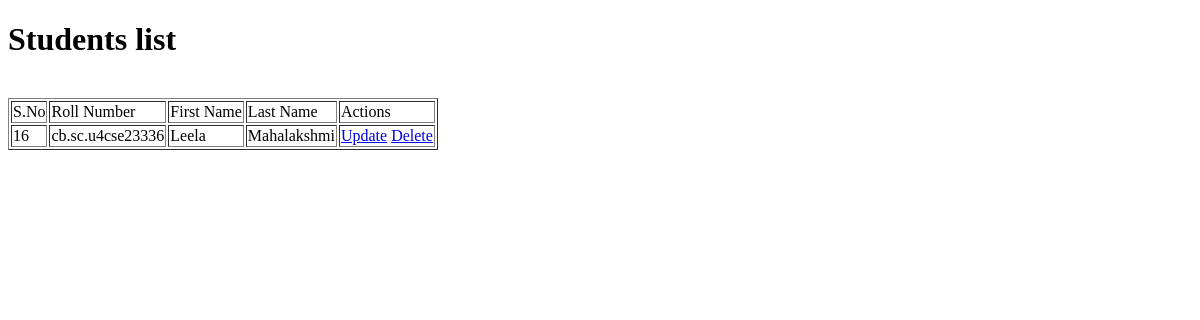
Before: / with the older database file.
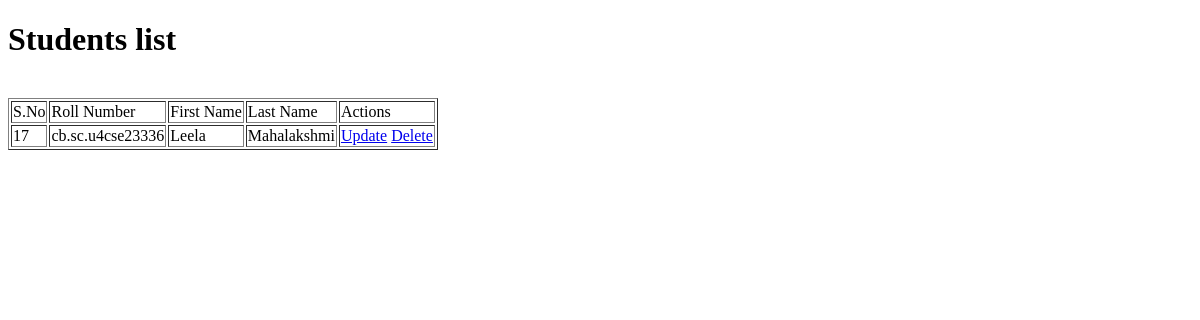
After: the same page with the newer database file.
### tables this page shows
CREATE TABLE student (student_id INTEGER PRIMARY KEY AUTOINCREMENT,roll_number TEXT UNIQUE NOT NULL,first_name TEXT NOT NULL,last_name TEXT);

### app.py (the view)
@app.route('/')
def home():
     with sql.connect("database.db") as conn:
             cur = conn.cursor()
             cur.execute("select * from student")
             rows = cur.fetchall()
             return render_template('home.html',rows=rows)

### templates/home.html (shortened to what this page needs)
<!DOCTYPE html>
<html lang="en">
<head>
</head>
<body>
    <h1>Students list</h1>
    <br>
    <table border = 1>
        <thead>
            <td>S.No</td>
           <td>Roll Number</td>
           <td>First Name</td>
           <td>Last Name</td>
           <td>Actions</td>
        </thead>
        {% for row in rows %}
           <tr>
              <td>{{ row[0] }}</td>
              <td>{{ row[1] }}</td>
              <td> {{ row[2] }}</td>
              <td>{{ row[3] }}</td>
              <td><a href="/update/{{ row[0] }}">Update</a> <a href="/delete/{{ row[0] }}">Delete</a></td>
           </tr>
        {% endfor %}
     </table>
</body>
</html>

Changed rows visible on the page:
removed student: student_id "16", roll_number "cb.sc.u4cse23336", first_name "Leela", last_name "Mahalakshmi"
added student: student_id "17", roll_number "cb.sc.u4cse23336", first_name "Leela", last_name "Mahalakshmi"
